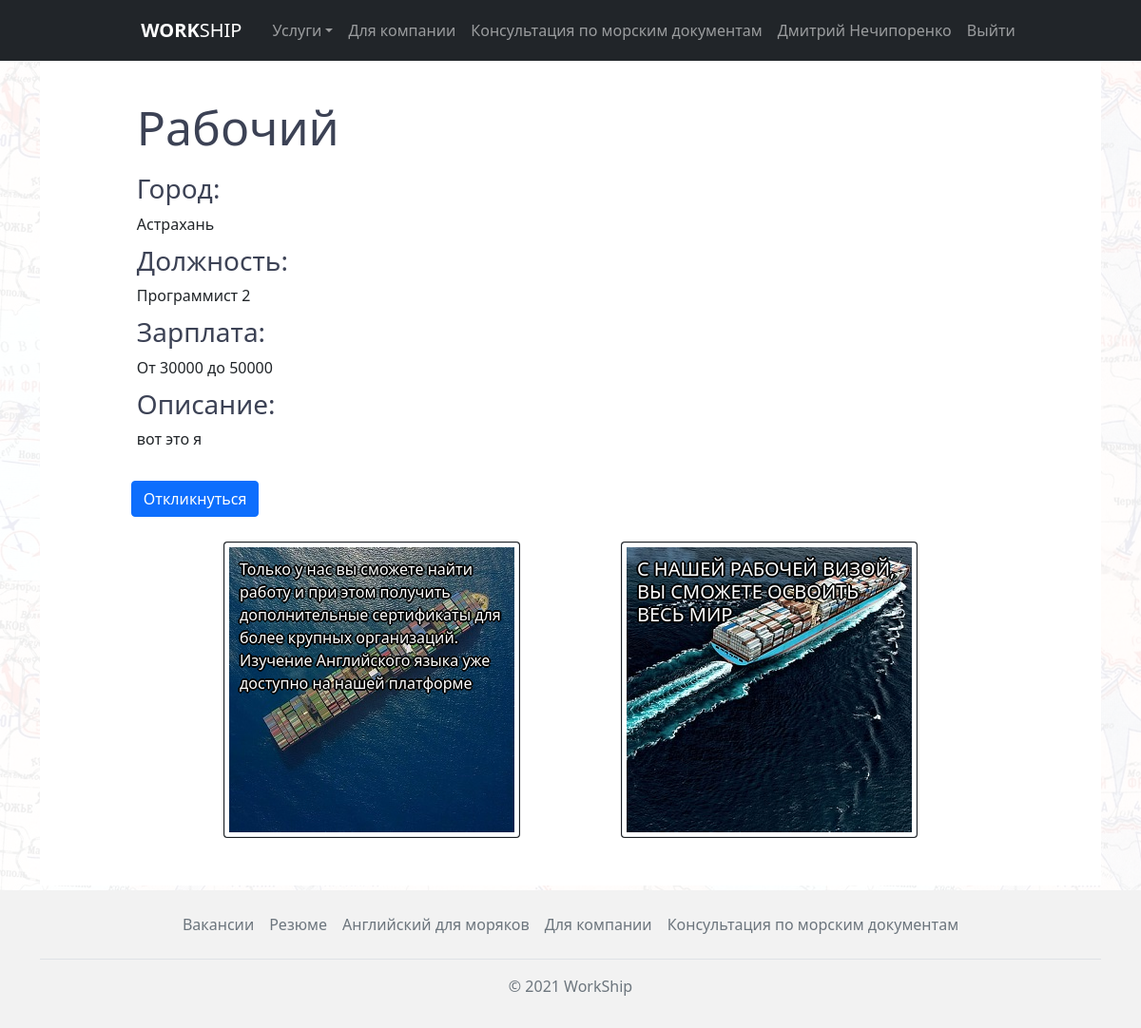
Page /summaries/detail/1/ (signed in) on the committed database.
### summaries/models.py (models this page shows, shortened)
class Summary(models.Model):
    user = models.ForeignKey(User, on_delete=models.CASCADE)
    name = models.CharField('Название', max_length=255)
    job = models.CharField('Должность', max_length=255)
    city = models.CharField('Город', max_length=255)
    salary_min = models.CharField('Зарплата от', max_length=255)
    salary_max = models.CharField('Зарплата до', max_length=255)
    extra = models.TextField('Дополнительно', default='Без описания')
    image = models.ImageField(upload_to=image_directory_path, storage=image_storage, default='defaultuser.png')
    time_create = models.DateTimeField('Дата создания', auto_now_add=True, null=True)
    time_update = models.DateTimeField('Дата изменения', auto_now=True, null=True)
    is_published = models.BooleanField('Публикация', default=True)
    class Meta:
        verbose_name = 'Резюме'
        verbose_name_plural = 'Резюме'

### summaries/views.py (the view, shortened to what this page needs)
# urls.py: path('detail/<int:summary_id>/', summaries_detail, name='summaries_detail'),
def summaries_detail(request, summary_id):
    summary = get_object_or_404(Summary, pk=summary_id)
    profile = Profile.objects.filter(user=summary.user).get()
    if request.user.is_authenticated:
        vacancies = Vacancy.objects.filter(user=request.user)
    else:
        vacancies = None
    context = {
        'vacancies': vacancies,
        'summary': summary,
        'profile': profile
    }
    return render(request, 'summaries/summaries_detail.html', context=context)

### summaries/templates/summaries/summaries_detail.html (shortened to what this page needs)
{% extends 'main/layout.html' %}
{% load static %}
{% block content %}
<div class="container">
      <div class="wrapper">
        <div class="vacancies">
          <div class="vacancies__header">
            <h2>{{summary.name}}</h2>
          </div>
          <div class="vacancy__detail">
            <div class="vacancy__text">
             <div><h3>Город: </h3> {{ summary.city }}</div>
            <div><h3>Должность: </h3> {{ summary.job }}</div>
            <div><h3>Зарплата: </h3>От {{ summary.salary_min }} до {{ summary.salary_max }}</div>
            <div class="vacancy__description">
              <h3>Описание:</h3>
              <p>
                 {{ summary.extra }}
              </p>
            </div>
            </div>
             <div class="vacancy__logo">
             </div>
          </div>
            <button type="button" class="btn btn-primary my-3 mx-1" data-bs-toggle="modal" data-bs-target="#responseModal">
                Откликнуться
            </button>
        </div>
        <div class="slider_index">
          <div class="slider_index__container">
            <div class="card bg-dark text-white">
                <img src="{%  static 'main/img/ship1.jpg' %}" class="card-img img-fluid img-thumbnail" alt="...">
                <div class="card-img-overlay">
                <p class="card-text" style="text-shadow: 2px 0 0 #000, -2px 0 0 #000, 0 2px 0 #000, 0 -2px 0 #000, 1px 1px #000, -1px -1px 0 #000, 1px -1px 0 #000, -1px 1px 0 #000;">Только у нас вы сможете найти работу и при этом получить
                дополнительные сертификаты для более крупных организаций.
                Изучение Английского языка уже доступно на нашей платформе</p>
                </div>
            </div>
            <div class="card bg-dark text-white">
                <img src="{%  static 'main/img/ship2.jpg' %}" class="card-img img-fluid img-thumbnail" alt="...">
                <div class="card-img-overlay">
                <h5 class="card-title"  style="text-shadow: 2px 0 0 #000, -2px 0 0 #000, 0 2px 0 #000, 0 -2px 0 #000, 1px 1px #000, -1px -1px 0 #000, 1px -1px 0 #000, -1px 1px 0 #000;">С НАШЕЙ РАБОЧЕЙ ВИЗОЙ, ВЫ СМОЖЕТЕ ОСВОИТЬ ВЕСЬ МИР</h5>
                </div>
            </div>
          </div>
        </div>
      </div>
</div>
{% endblock %}

### main/templates/main/layout.html (shortened to what this page needs)
{% load static %}
<!DOCTYPE html>
<html lang="en">
  <head>
    <link rel="stylesheet" href="https://use.fontawesome.com/releases/v5.15.4/css/all.css">
    <link href="https://cdn.jsdelivr.net/npm/bootstrap@5.1.1/dist/css/bootstrap.min.css" rel="stylesheet">
    <link rel="stylesheet" href="{%  static 'main/style/css/style.css' %}">
  </head>
  <body>
  <div class="bg-map">
    <header class="p-1 bg-dark text-white">
      <div class="container">
        <nav class="navbar sticky-top navbar-expand-lg navbar-dark bg-dark justify-content-md-center">
          <div class="d-flex flex-wrap">
            <a href="{% url 'home' %}" class="navbar-brand h5 d-flex align-items-center mb-2 mb-lg-0 mx-4 text-white text-decoration-none"> <b>WORK</b>SHIP</a>
            <div class="collapse navbar-collapse" id="navbarSupportedContent">
              <ul class="navbar-nav me-auto mb-2 mb-lg-0">
                <li class="nav-item dropdown"><a class="nav-link dropdown-toggle" href="#" id="navbarDropdown" role="button" data-bs-toggle="dropdown" aria-expanded="false">Услуги</a>
                </li>
                <li class="nav-item"><a class="nav-link" href="{% url 'company_home' %}">Для компании</a></li>
                <li class="nav-item"><a class="nav-link" href="{% url 'seaman_home' %}">Консультация по морским документам</a></li>
                {% if request.user.is_authenticated %}
                  {% if request.user.is_staff %}
                    <li class="nav-item"><a class="nav-link" href="{% url 'admin:index' %}">{{ request.user.get_full_name}}</a></li>
                  {% else %}
                    <li class="nav-item"><a class="nav-link" href="{% url 'personal_account_home' %}">{{ request.user.get_full_name}}</a></li>
                  {% endif %}
                  <li class="nav-item"><a class="nav-link" href="{% url 'logout' %}">Выйти</a></li>
                {% else %}
                  <li class="nav-item"><a class="nav-link" href="{% url 'login' %}">Авторизация</a></li>
                {% endif %}
              </ul>
            </div>
        </nav>
      </div>
    </header>
<main>
    {% block content %}
    {% endblock %}
</main>
    <footer class="footer py-3" style="position: absolute; bottom: 0; width: 100%">
      <div class="container">
        <ul class="nav justify-content-center border-bottom pb-3 mb-3">
          <li class="nav-item"><a href="{% url 'vacancies_home' %}" class="nav-link px-2 text-muted">Вакансии</a></li>
          <li class="nav-item"><a href="{% url 'summaries_home' %}" class="nav-link px-2 text-muted">Резюме</a></li>
          <li class="nav-item"><a href="{% url 'in_develop' %}" class="nav-link px-2 text-muted">Английский для моряков</a></li>
          <li class="nav-item"><a href="{% url 'company_home' %}" class="nav-link px-2 text-muted">Для компании</a></li>
          <li class="nav-item"><a href="{% url 'seaman_home' %}" class="nav-link px-2 text-muted">Консультация по морским документам</a></li>
        </ul>
        <p class="text-center text-muted">© 2021 WorkShip</p>
      </div>
    </footer>
      </div>
  </body>
</html>

### main/static/main/style/css/style.css (style rules this page uses)
* { padding: 0; margin: 0; -webkit-box-sizing: border-box; box-sizing: border-box; font-family: "Segoe UI", Tahoma, Geneva, Verdana, sans-serif; scroll-behavior: smooth; }
html, body { height: 100%; }
html main, body main { height: 100%; padding-bottom: 150px; }
footer { background-color: #f2f2f2; }
.wrapper { padding: 40px; height: 100%; background-color: #fff; }
.bg-map { position: relative; min-height: 100%; }
.bg-map::after { content: ""; background: url(../../img/map1942.jpg); background-repeat: repeat; background-size: auto; opacity: 0.07; top: 0; left: 0; right: 0; bottom: 0; position: absolute; z-index: -10; }
.vacancies { display: block; width: 90%; margin: 0 auto; background-color: #fff; }
.vacancies__header h2 { font-weight: 400; font-size: 50px; margin-left: 10px; color: #3c4255; }
.vacancies .vacancy__detail { display: -webkit-box; display: -ms-flexbox; display: flex; -webkit-box-pack: justify; -ms-flex-pack: justify; justify-content: space-between; }
.vacancies .vacancy__detail .vacancy__text { width: 60%; }
.vacancies .vacancy__detail .vacancy__text div { margin: 10px; }
.vacancies .vacancy__detail .vacancy__text div h3 { color: #3c4255; }
.vacancies .vacancy__detail .vacancy__logo { width: 150px; height: auto; margin-right: 30px; }
.slider_index { width: 100%; padding: 10px 100px; display: -webkit-box; display: -ms-flexbox; display: flex; }
.slider_index__container { display: -webkit-box; display: -ms-flexbox; display: flex; width: 100%; -ms-flex-pack: distribute; justify-content: space-around; }

### rows in the picture
Summary: name "Рабочий", city "Астрахань", job "Программист 2", salary_min "30000", salary_max "50000", extra "вот это я"

### other values in the picture
{{ request.user.get_full_name }} "Дмитрий Нечипоренко"
